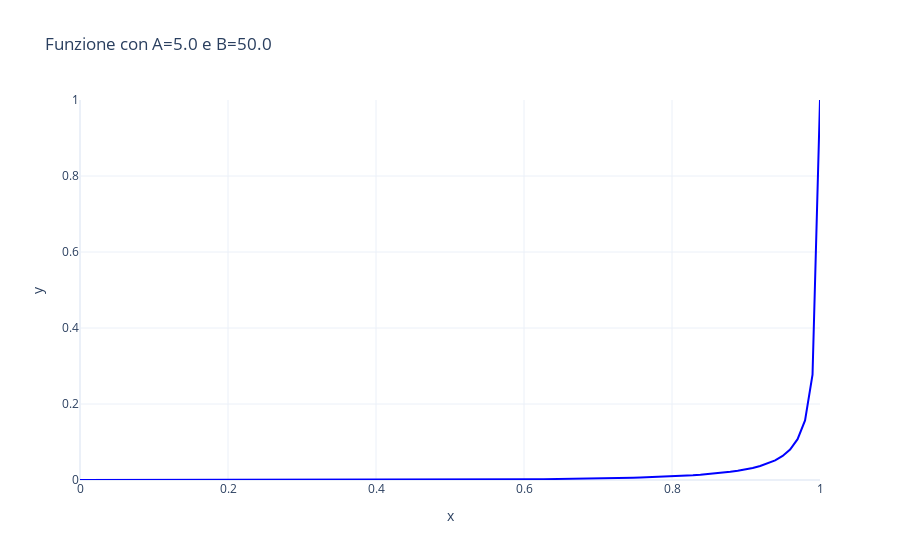
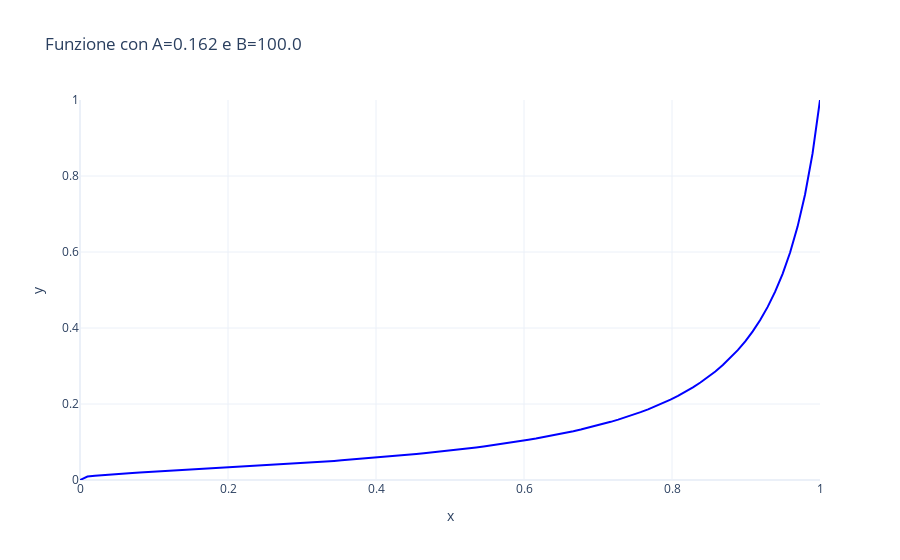

These figures' notebook cell, in order:
### Code cell
# Usa interattività per gli slider
interact(grafico_interattivo, A=(0.001, 10.0, 0.001), B=(0.0, 100.0, 0.05))
